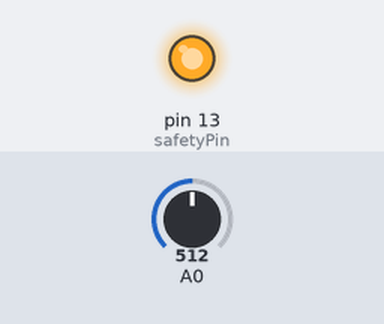
Bench run of a sketch on a simulated Arduino Uno, built with avr-gcc and run on an emulated ATmega328P. Shown: output pins drawn as LEDs (lit = HIGH). The inputs (shaded band) are chosen by the test bench; at power-on: A0 = 512. What the sketch prints to the serial monitor is not drawn.

Above: at 1.2 s.
1.3 s: A0 set to 610
3.2 s: A0 set to 306
Timing chart, 0 to 6.2 s (numbered marks = the images above; inputs shaded):
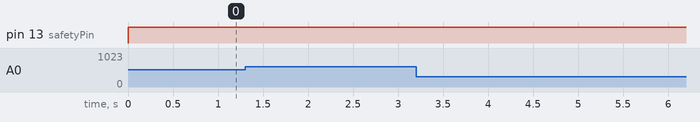

Measured:
- after the input at 1.3 s, every drawn part: stays the same
- after the input at 3.2 s, every drawn part: stays the same

The sketch:

Light_Sensor.ino
```cpp
// http://arduino.cc/en/Tutorial/SwitchCase

// static setup of sensor sensitivity
const int sensorMin = 0;
const int sensorMax = 600;

// anologue pin of circuit
int sensorReading;

int safetyPin = 13;
int allOk = false;

// int range;

void setup()
{
  // put your setup code here, to run once:

  // setup for log / console
  Serial.begin(9600);
}

void loop()
{
  // put your main code here, to run repeatedly:

  //reads the sensor
  sensorReading = analogRead(A0);

  // map sensor from pin, sensor setting min, sensor setting max, range low, range high
  int range = map(sensorReading, sensorMin, sensorMax, 0, 3);

  // call function (sending parameter range)
  doThis(range);

  // delay
  delay(20);
}

// recieves signal and sorts
void doThis(int signal)
{
  switch(signal)
 {
    case 0:
    {
        Serial.println("dark");
        break;
    }

    case 1:
    {
        Serial.println("dim");
        break;
    }

    case 2:
    {
        Serial.println("medium");
        break;
    }

    case 3:
    {
        Serial.println("bright");
        break;
    }
 }

 if(!allOk)
 {
   allOk = true;
   showSafe();
 }

}

void showSafe()
{
  pinMode(safetyPin, OUTPUT);
  digitalWrite(safetyPin, HIGH);
}
```
